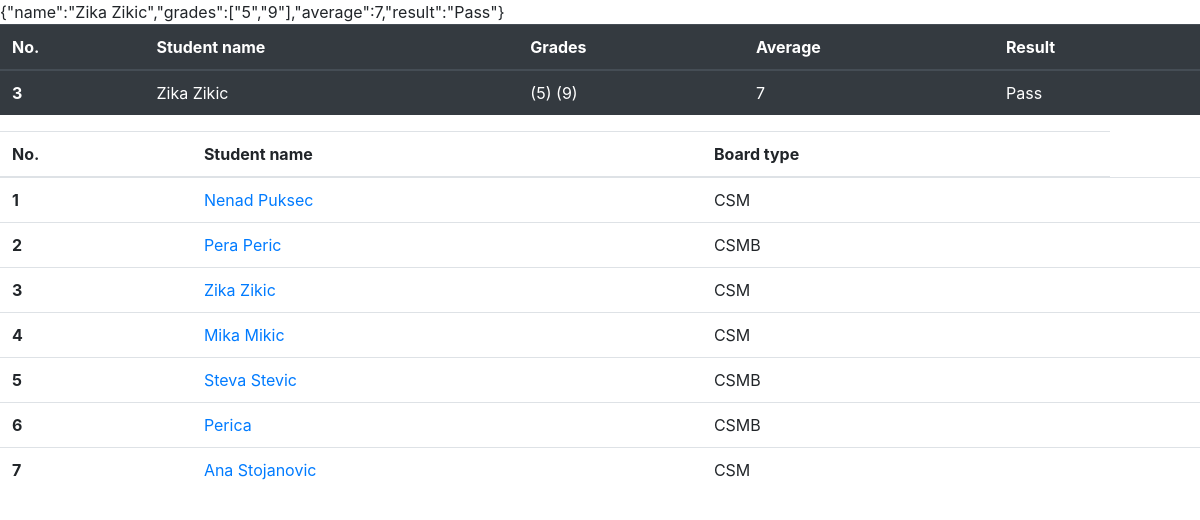
Page /index.php?student=3 on the committed database.
### tables this page shows
CREATE TABLE `students` (
  `id` int(11) NOT NULL,
  `name` varchar(255) NOT NULL,
  `school_board_id` int(11) NOT NULL
);

### class/Student.php (called while the page is built, shortened)
<?php
    class Student
    {
        public function getStudent($id)
        {
            $pdo = new PDO('mysql:host=localhost;dbname=quantox','root','',array(PDO::ATTR_PERSISTENT => true));
            $pdo->setAttribute(PDO::ATTR_ERRMODE, PDO::ERRMODE_EXCEPTION);
            $stmt = $pdo->prepare("SELECT * FROM students WHERE id=?");
            $stmt->execute([$id]);
            $row = $stmt->fetch(PDO::FETCH_ASSOC);
            return $row;
        }
        public function getAllStudents()
        {
            $pdo = new PDO('mysql:host=localhost;dbname=quantox','root','',array(PDO::ATTR_PERSISTENT => true));
            $pdo->setAttribute(PDO::ATTR_ERRMODE, PDO::ERRMODE_EXCEPTION);
            $sth = $pdo->prepare("SELECT * FROM students");
            $sth->execute();
            $row = $sth->fetchAll(PDO::FETCH_ASSOC);
            return $row;
        }
    }
?>

### class/CSM.php (called while the page is built, shortened)
<?php
    class CSM
    {
        public function getCSMoardResult($student_id)
        {
            $grades = array();
            $br = 0;
            $s = 0;
            $pdo = new PDO('mysql:host=localhost;dbname=quantox','root','',array(PDO::ATTR_PERSISTENT => true));
            $pdo->setAttribute(PDO::ATTR_ERRMODE, PDO::ERRMODE_EXCEPTION);
            $stmt = $pdo->prepare("SELECT s.name, g.grade FROM students as s INNER JOIN grades as g ON s.id = g.student_id WHERE s.id=?");
            $stmt->execute([$student_id]);
            while($row = $stmt->fetch(PDO::FETCH_ASSOC))
            {
                array_push($grades, $row['grade']);
                $name = $row['name'];
                $s += $row['grade'];
                $br++;
            }
            $sr = $s / $br;
            $result = $sr >= '7' ? 'Pass' : 'Fail';
            $response = array(
                'name' =>  $name,
                'grades' => $grades,
                'average' => $sr,
                'result' => $result
            );
            return json_encode($response);
        }
    }
?>

### index.php (the view, shortened to what this page needs)
<?php
require_once  'class/Student.php';
require_once  'class/CSM.php';
$db = new Database();
$student = new Student($db);
$csm = new CSM($db);
$csmb = new CSMB($db);
    if(isset($_GET['student']))
        $student_id = $_GET['student'];
    $all = $student->getAllStudents();
    if(isset($_GET['student']))
    {
        $dohvati = $student->getStudent($student_id);
        $board_type_id = $dohvati['school_board_id'];
        if($board_type_id == '1')
        {
            $result = $csm->getCSMoardResult($student_id);
            $data = json_decode($result);
            $id = $_GET['student'];
            echo "<table class='table table-dark'>
            <thead>
                <tr>
                <th scope='col'>No.</th>
                <th scope='col'>Student name</th>
                <th scope='col'>Grades</th>
                <th scope='col'>Average</th>
                <th scope='col'>Result</th>
                </tr>
            </thead>
            <tbody>";
                echo "<tr>";
                    echo "<th scope='row'>".$id."</th>";
                    echo "<td>".$data->name."</td>";
                    echo "<td>";
                    $allGrades = $data->grades;
                    foreach($allGrades as $grade)
                    {
                        echo "(".$grade.") ";
                    }
                    echo "<td>".$data->average."</td>";
                    echo "<td>".$data->result."</td>";
                echo "</tr>";
            echo "</tbody>
            </table>";
        }
        else
        {
            $result = $csmb->getCSMBoardResult($student_id);
            echo $result;
        }
    }
?>
<html>
<head>
    <link rel="stylesheet" href="https://stackpath.bootstrapcdn.com/bootstrap/4.4.1/css/bootstrap.min.css">
</head>
<body>
<div>
    <table class="table">
    <thead>
        <tr>
        <th scope="col">No.</th>
        <th scope="col">Student name</th>
        <th scope="col">Board type</th>
        </tr>
    </thead>
    <tbody>
    <?php
        foreach ($all as $key=>$value)
        {
            $board = $value['school_board_id'];
            $board == 1 ? $board = "CSM" : $board = "CSMB";
            $id = intval($key + 1);
            echo "<tr><th scope='row'>".$id."</th><td><a href='http://localhost/quantox/index.php?student=".$id."'>".$value['name']."</a></td><td>".$board."<td/></tr>";
        }
    ?>
    </tbody>
    </table>
</div>
</body>
</html>

### rows in the picture
students: id "1", name "Nenad Puksec", board "CSM"
students: id "2", name "Pera Peric", board "CSMB"
students: id "3", name "Zika Zikic", board "CSM"
students: id "4", name "Mika Mikic", board "CSM"
students: id "5", name "Steva Stevic", board "CSMB"
students: id "6", name "Perica", board "CSMB"
students: id "7", name "Ana Stojanovic", board "CSM"

### other values in the picture
$id "3"
$data->name "Zika Zikic"
$grade "5"
$grade "9"
$data->average "7"
$data->result "Pass"
